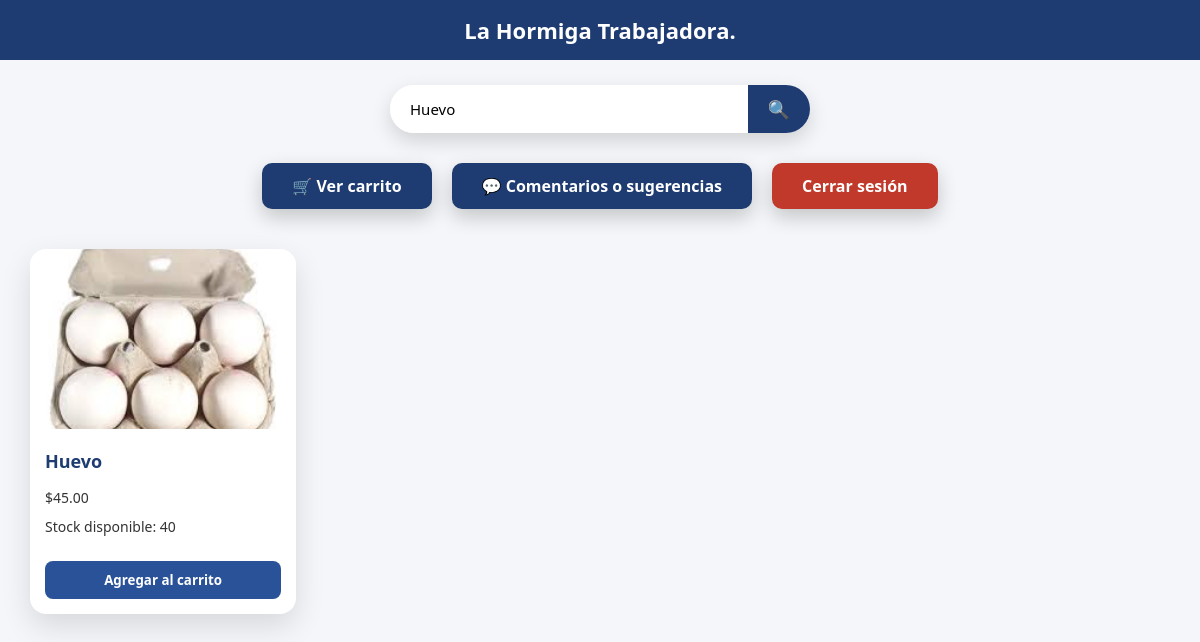
Page /productos.php?buscar=Huevo (signed in) on the committed database.
### tables this page shows
CREATE TABLE `productos` (
  `id_producto` int(11) NOT NULL,
  `nombre` varchar(100) DEFAULT NULL,
  `descripcion` text DEFAULT NULL,
  `precio` decimal(10,2) DEFAULT NULL,
  `stock` int(11) DEFAULT NULL,
  `imagen` varchar(255) DEFAULT NULL
);

### productos.php (the view, shortened to what this page needs)
<?php
require_once "includes/conexion.php";
$busqueda = "";
if (isset($_GET['buscar'])) {
    $busqueda = trim($_GET['buscar']);
}
$sql = "SELECT * FROM productos";
if (!empty($busqueda)) {
    $sql .= " WHERE nombre LIKE ?";
}
$stmt = $conn->prepare($sql);
if (!empty($busqueda)) {
    $param = "%" . $busqueda . "%";
    $stmt->bind_param("s", $param);
}
$stmt->execute();
$resultado = $stmt->get_result();
?>
<!DOCTYPE html>
<html lang="es">
<head>
    <link rel="stylesheet" href="css/style.css">
</head>
<body>
<header class="header-tienda">
    <h1 class="nombre-tienda">La Hormiga Trabajadora.</h1>
</header>
<div class="buscador-contenedor">
    <form method="GET" action="productos.php" class="buscador-form">
        <input
            type="text"
            name="buscar"
            placeholder="Buscar productos..."
            value="<?php echo htmlspecialchars($busqueda); ?>"
        >
        <button type="submit">🔍</button>
    </form>
</div>
<div class="acciones">
    <a href="carrito.php" class="btn-accion">🛒 Ver carrito</a>
    <a href="comentarios.php" class="btn-accion">💬 Comentarios o sugerencias</a>
    <a href="auth/logout.php" class="btn-accion cerrar">Cerrar sesión</a>
</div>
<div class="productos">
<?php if ($resultado->num_rows > 0) { ?>
<?php while ($producto = $resultado->fetch_assoc()) { ?>
    <div class="card">
        <img
            src="images/productos/<?php echo htmlspecialchars($producto['imagen']); ?>"
            alt="<?php echo htmlspecialchars($producto['nombre']); ?>"
        >
        <h3><?php echo htmlspecialchars($producto['nombre']); ?></h3>
        <p class="precio">$<?php echo number_format($producto['precio'], 2); ?></p>
        <p class="stock">Stock disponible: <?php echo (int)$producto['stock']; ?></p>
        <form action="carrito.php" method="POST">
            <button type="submit">Agregar al carrito</button>
        </form>
    </div>
<?php } ?>
<?php } else { ?>
    <p class="sin-resultados">
        ❌ No se encontraron productos
    </p>
<?php } ?>
</div>
</body>
</html>

### style.css (style rules this page uses)
* { margin: 0; padding: 0; box-sizing: border-box; font-family: 'Segoe UI', Tahoma, Geneva, Verdana, sans-serif; }
body { background-color: #f4f6f9; color: #333; }
a { text-decoration: none; color: inherit; }
header { background-color: #1e3c72; padding: 15px 30px; color: #ffffff; display: flex; justify-content: center; align-items: center; }
header h1 { font-size: 22px; }
.acciones { width: 100%; display: flex; justify-content: center; gap: 20px; margin: 30px 0 10px 0; }
.btn-accion { padding: 12px 30px; background-color: #1e3c72; color: #ffffff; border-radius: 10px; font-weight: bold; transition: all 0.3s ease; box-shadow: 0 8px 20px rgba(0,0,0,0.2); }
.btn-accion.cerrar { background-color: #c0392b; }
.productos { padding: 30px; display: grid; grid-template-columns: repeat(auto-fill, minmax(250px, 1fr)); gap: 25px; }
.card { background-color: #ffffff; border-radius: 16px; overflow: hidden; box-shadow: 0 12px 30px rgba(0,0,0,0.12); transition: transform 0.3s, box-shadow 0.3s; }
.card img { width: 100%; height: 180px; object-fit: cover; }
.card h3 { padding: 15px; color: #1e3c72; font-size: 18px; }
.card p { padding: 0 15px 10px; font-size: 14px; }
.card form { padding: 15px; }
.card button { width: 100%; padding: 10px; background-color: #2a5298; color: #ffffff; border: none; border-radius: 8px; font-weight: bold; cursor: pointer; transition: background 0.3s; }
.buscador-contenedor { width: 100%; display: flex; justify-content: center; margin: 25px 0; }
.buscador-form { display: flex; width: 420px; background: #ffffff; border-radius: 40px; overflow: hidden; box-shadow: 0 8px 20px rgba(0,0,0,0.15); }
.buscador-form input { flex: 1; padding: 14px 20px; border: none; outline: none; font-size: 15px; }
.buscador-form button { background: #1e3c72; border: none; padding: 0 20px; color: white; font-size: 18px; cursor: pointer; transition: background 0.3s; }

### rows in the picture
productos: imagen (picture), nombre "Huevo", precio "45.00", stock "40"
